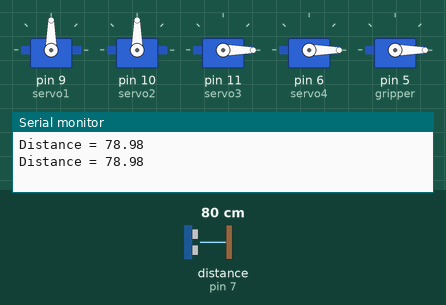
Recording of a sketch running on a simulated Arduino Uno, built with avr-gcc and run on an emulated ATmega328P. Parts: 5 × servo, the last lines printed to the serial monitor. Wiring (inferred from the names in the program): ultrasonic range finder: trigger pin 8; echo pin 7. The inputs (shaded band) are chosen by the test bench; at power-on: distance to the obstacle (sensor on pin 7) 80 cm. The echo pulse lasts 58.3 µs per cm.

Above: at 1.8 s.
1.9 s: distance to the obstacle (sensor on pin 7) set to 9 cm
3.4 s: distance to the obstacle (sensor on pin 7) set to 6 cm
At 4.8 s:
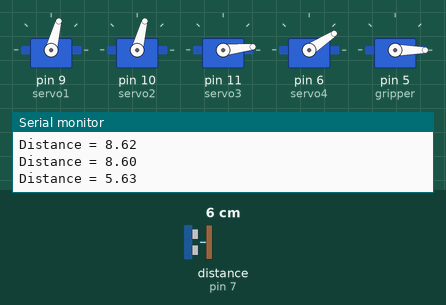
At 7.8 s:
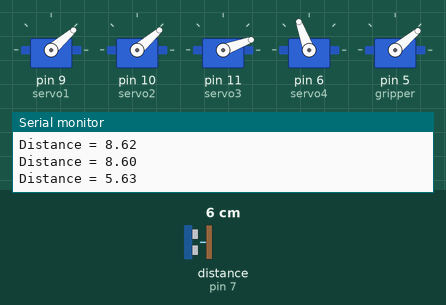
14.3 s: distance to the obstacle (sensor on pin 7) set to 18 cm
17.8 s: distance to the obstacle (sensor on pin 7) set to 2 cm
At 29.2 s:
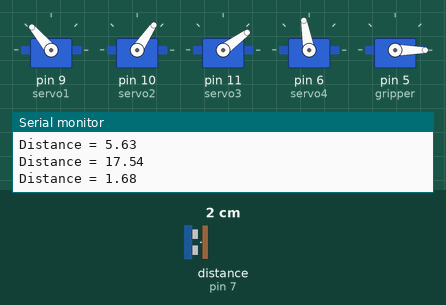
Timing chart, 0 to 35.4 s (numbered marks = the images above; inputs shaded):
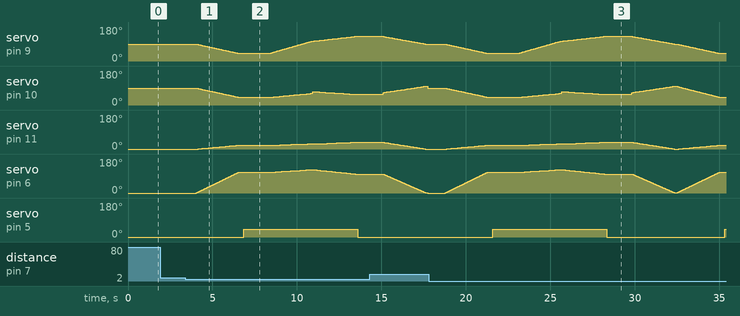

Measured:
- the behaviour switches between 8 and 7 cm on distance to the obstacle (sensor on pin 7) (found by bisection; images 0 and 1)
- after the input at 3.4 s, servo on pin 11 (servo3): moves from 0° to 36° over 9.3 s, starting after 0.75 s; servo on pin 6 (servo4): rises from 0° to 124° in 6.9 s, then falls to 100° in 2.5 s; servo on pin 5 (gripper): 0° → 40° after 3.5 s, → 0° 6.7 s later
- after the input at 17.8 s, servo on pin 11 (servo3): 0° → 1° after 1.1 s, → 2° 0.13 s later, → 3° 0.13 s later, → 4° 0.13 s later, … (92 changes in this stretch); servo on pin 5 (gripper): 0° → 40° after 3.8 s, → 0° 6.7 s later, → 40° 7.0 s later

The sketch:

backup_code.ino
```cpp
#include <Servo.h>
#include <math.h>

#define Echo 7 //"Echo" labeled pin of HC-SR04 ultrasoniic module
#define Trigger 8 // "Trig" labeled pin of HC-SR04 ultrasonic module
#define EF 4 // pin controlling electrical magnet of the end effector


long Time; // the time variable for ultrasonic sensor
float Distance; // the distance variable for ultrasonic sensor


Servo servo1; // servo of the 1st joint
Servo servo2; // servo of the 2nd joint
Servo servo3; // servo of the 2rd joint
Servo servo4; // servo of the 4th joint
Servo gripper; // servo dieu khien nam cham dien

float min_PWM; // default arduino 544
float max_PWM; // dafault arduino 2400

float Pi = 3.141592653589793;
float Yoffset;
float D;
float d;
float R;
float L0 = 7.4; // (cm) the length of L0
float L1 = 9.35;
float L2 = 12.25;
float L3 = 12.5;

float px; // x axis coordinate of the EF
float py; // y axis coordinate of the EF
float pz; // Z axis coordiante of the EF


float a;
float b;
float Theta_0;
float Theta_1;
float Theta_2;
float Theta_3;
float t0;
float t1;
float t2;
float t3;
float m0, m1, m2, m3;

void Robot_IK()
{
  if (px != 0 && pz >= L1)
  {
    a = sqrt(pow(px,2) + pow(py,2));
    b = L3 - L0 + pz;
    Theta_0 = atan(py/px)*(180.00/Pi);
    Theta_1 = (atan(b/a) + acos((-pow(L2,2)+pow(L1,2)+pow(a,2)+pow(b,2))/(2*sqrt(pow(a,2)+pow(b,2))*L1)))*(180.00/Pi);
    Theta_2 = (acos((-pow(a,2)-pow(b,2)+pow(L1,2)+pow(L2,2))/(2*L1*L2))-Pi)*(180.00/Pi);
    Theta_3 = (acos((-pow(L1,2)+pow(L2,2)+pow(a,2)+pow(b,2))/(2*sqrt(pow(a,2)+pow(b,2))*L2))+atan(a/b)-Pi)*(180.00/Pi);
  }
  else if (px != 0 &&  pz <= L1)
  {
    a = sqrt(pow(px,2)+ pow(py,2));
    b = L3 - L0 + pz;
    Theta_0 = atan(py/px) * (180.00/Pi);
    Theta_1 = (atan(b/a) + acos((-pow(L2,2)+pow(L1,2) + pow(a,2)+pow(b,2))/(2*sqrt(pow(a,2)+pow(b,2))*L1)))*(180.00/Pi);
    Theta_2 = (acos((-pow(a,2)-pow(b,2)+pow(L1,2)+pow(L2,2))/(2*L1*L2))-Pi)*(180.00/Pi);
    Theta_3 = (acos((-pow(L1,2)+pow(L2,2)+pow(a,2)+pow(b,2))/(2*sqrt(pow(a,2)+pow(b,2))*L2))-atan(b/a)-Pi/2)*(180.00/Pi);
  }
  else if (px == 0 && pz >= L1)
  {
    a = sqrt(pow(px,2) + pow(py,2));
    b = L3 - L0 + pz;
    if(py >= 0)
    {
      Theta_0 = 90;
    }
    else if(py < 0)
    {
      Theta_0 = -90;
    }
    Theta_1 = (atan(b/a) + acos((-pow(L2,2)+pow(L1,2)+pow(a,2)+pow(b,2))/(2*sqrt(pow(a,2)+pow(b,2))*L1)))*(180.00/Pi);
    Theta_2 = (acos((-pow(a,2)-pow(b,2)+pow(L1,2)+pow(L2,2))/(2*L1*L2))-Pi)*(180.00/Pi);
    Theta_3 = (acos((-pow(L1,2)+pow(L2,2)+pow(a,2)+pow(b,2))/(2*sqrt(pow(a,2)+pow(b,2))*L2))+atan(a/b)-Pi)*(180.00/Pi);
  }
  else if (px == 0 && pz <= L1)
  {
    a = sqrt(pow(px,2)+ pow(py,2));
    b = L3 - L0 + pz;
    if(py >= 0)
    {
      Theta_0 = 90;
    }
    else if(py < 0)
    {
      Theta_0 = -90;
    }
    Theta_1 = (atan(b/a) + acos((-pow(L2,2)+pow(L1,2) + pow(a,2)+pow(b,2))/(2*sqrt(pow(a,2)+pow(b,2))*L1)))*(180.00/Pi);
    Theta_2 = (acos((-pow(a,2)-pow(b,2)+pow(L1,2)+pow(L2,2))/(2*L1*L2))-Pi)*(180.00/Pi);
    Theta_3 = (acos((-pow(L1,2)+pow(L2,2)+pow(a,2)+pow(b,2))/(2*sqrt(pow(a,2)+pow(b,2))*L2))-atan(b/a)-Pi/2)*(180.00/Pi);
  }
}

void setup()
{
  Serial.begin(9600);
  pinMode(Trigger, OUTPUT);
  pinMode(Echo, INPUT);
  servo1.attach(9);
  servo2.attach(10);
  servo3.attach(11);
  servo4.attach(6);
  gripper.attach(5);
  servo1.write(90);
  servo2.write(90);
  servo3.write(0);
  servo4.write(0);
  gripper.write(0);
}
int i =0;

void loop()
{
  digitalWrite(Trigger, LOW);
  delayMicroseconds(2);
  digitalWrite(Trigger, HIGH);
  delayMicroseconds(10);
  digitalWrite(Trigger, LOW);
  Time= pulseIn(Echo, HIGH);
  Distance = Time*0.034/2;
  Serial.print("Distance = ");
  Serial.println(Distance);

if(Distance > 7.00)
//if(i != 0)
  {
    // Neu chua dat vat lai gan cam bien sieu am

    // cho canh tay robot o trang thai nghi
    servo4.write(0);
    servo3.write(0);
    servo2.write(90);
    servo1.write(90);
    delay(1000);
  }
  else if (Distance <= 7.00 )
  //else if(i == 0)
  {
    px = 12;
    py = -14;
    pz = 5.5;
    Robot_IK();
    t0 = servo1.read();
    t1 = servo2.read();
    t2 = servo3.read();
    t3 = servo4.read();
    m0 = (Theta_0+90) - t0;
    m1 = Theta_1 - t1;
    m2 = -Theta_2 - t2;
    m3 = -Theta_3 - t3;
    // Neu goc cua khop mot can phai tang len
    if(m0  > 0)
    {
      for(; t0 <= (Theta_0+90); t0 += m0/100.0, t1 += m1/100.0, t2 += m2/100.0, t3+=m3/100.0)
      {
        servo4.write(t3);
        servo3.write(t2);
        servo2.write(t1);
        servo1.write(t0);
        delay(25);
      }
    }
    else if(m0 <= 0)
    {
      for(; t0 >= (Theta_0+90); t0 += m0/100.0, t1 += m1/100.0, t2 += m2/100.0, t3+=m3/100.0)
      {
        servo4.write(t3);
        servo3.write(t2);
        servo2.write(t1);
        servo1.write(t0);
        delay(25);
      }
    }
  delay(300);
  // Doan nay bat nam cham dien len
  gripper.write(40);
  delay(1500);

    px = 14;
    py = 4;
    pz = 10;
    Robot_IK();
    t0 = servo1.read();
    t1 = servo2.read();
    t2 = servo3.read();
    t3 = servo4.read();
    m0 = (Theta_0+90) - t0;
    m1 = Theta_1 - t1;
    m2 = -Theta_2 - t2;
    m3 = -Theta_3 - t3;
    // Neu goc cua khop mot can phai tang len
    if(m0  > 0)
    {
      for(; t0 <= (Theta_0+90); t0 += m0/100.0, t1 += m1/100.0, t2 += m2/100.0, t3+=m3/100.0)
      {
        servo4.write(t3);
        servo3.write(t2);
        servo2.write(t1);
        servo1.write(t0);
        delay(25);
      }
    }
    else if(m0 <= 0)
    {
      for(; t0 >= (Theta_0+90); t0 += m0/100.0, t1 += m1/100.0, t2 += m2/100.0, t3+=m3/100.0)
      {
        servo4.write(t3);
        servo3.write(t2);
        servo2.write(t1);
        servo1.write(t0);
        delay(25);
      }
    }
    px = 14;
    py = 12;
    pz = 4;
    Robot_IK();
    t0 = servo1.read();
    t1 = servo2.read();
    t2 = servo3.read();
    t3 = servo4.read();
    m0 = (Theta_0+90) - t0;
    m1 = Theta_1 - t1;
    m2 = -Theta_2 - t2;
    m3 = -Theta_3 - t3;
    // Neu goc cua khop mot can phai tang len
    if(m0  > 0)
    {
      for(; t0 <= (Theta_0+90); t0 += m0/100.0, t1 += m1/100.0, t2 += m2/100.0, t3+=m3/100.0)
      {
        servo4.write(t3);
        servo3.write(t2);
        servo2.write(t1+10);
        servo1.write(t0);
        delay(25);
      }
    }
    else if(m0 <= 0)
    {
      for(; t0 >= (Theta_0+90); t0 += m0/100.0, t1 += m1/100.0, t2 += m2/100.0, t3+=m3/100.0)
      {
        servo4.write(t3);
        servo3.write(t2);
        servo2.write(t1+10);
        servo1.write(t0);
        delay(25);
      }
    }
    delay(100);
    // Doan nay tat nam cham dien de tha vat
    gripper.write(0);
    delay(1500);
    // quay ve trang thai nghi
    t0 = servo1.read();
    t1 = servo2.read();
    t2 = servo3.read();
    t3 = servo4.read();
    m0 = 90 - t0;
    m1 = 90 - t1;
    m2 =0 - t2;
    m3 =0 - t3;
    // Neu goc cua khop mot can phai tang len
    if(m0  > 0)
    {
      for(; t0 <= 90.0; t0 += m0/100.0, t1 += m1/100.0, t2 += m2/100.0, t3+=m3/100.0)
      {
        servo4.write(t3);
        servo3.write(t2);
        servo2.write(t1+10);
        servo1.write(t0);
        delay(25);
      }
    }
    else if(m0 <= 0)
    {
      for(; t0 >= 90.0; t0 += m0/100.0, t1 += m1/100.0, t2 += m2/100.0, t3+=m3/100.0)
      {
        servo4.write(t3);
        servo3.write(t2);
        servo2.write(t1+10);
        servo1.write(t0);
        delay(25);
      }
    }
    delay(100);
    i = 1;
  }
}
```
